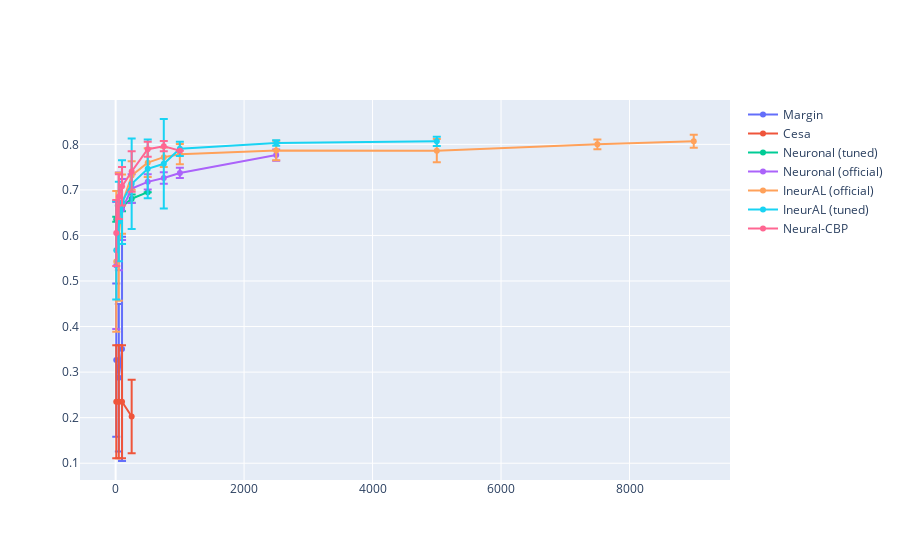
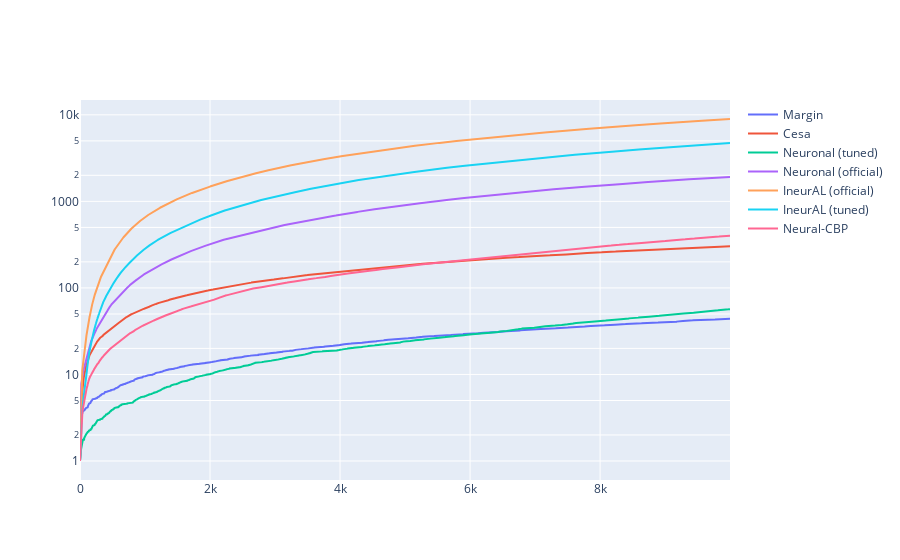

The notebook cell these images were saved under, in order:
### Code cell
import plotly.graph_objects as go

dataset = 'MagicTelescope'
approaches = ['Margin', 'Cesa', 'Neuronal (tuned)', 'Neuronal (official)', 'IneurAL (official)', 'IneurAL (tuned)', 'Neural-CBP']
thresholds = ['f1_10', 'f1_50', 'f1_100', 'f1_250', 'f1_500', 'f1_750', 'f1_1000', 'f1_2500', 'f1_5000', 'f1_7500', 'f1_9000']

fig = go.Figure()
for approach in approaches:
    mean_values = [] 
    std_values = []    
    for threshold in thresholds:
        mean_value = df_mean[(df_mean['Dataset'] == dataset) & (df_mean['Approach'] == approach)][threshold].values[0]
        mean_values.append(mean_value)

        std_value = df_std[(df_std['Dataset'] == dataset) & (df_std['Approach'] == approach)][threshold].values[0]
        std_values.append(std_value)

    fig.add_trace(go.Scatter(
        x=[10, 50, 100, 250, 500, 750, 1000, 2500, 5000, 7500, 9000], 
        y=mean_values,
        error_y=dict( type='data',  array=std_values, visible=True),
        line=dict(dash='solid'),
        name=approach  # Sets the name for each trace
    )) 

fig.show()


fig2 = go.Figure()
for approach in approaches:
    mean_values = [] 
    std_values = []    
    
    explo_value = explo_final['MLP'][dataset][approach]
    # print(len(explo_value))

        # std_value = df_std[(df_std['Dataset'] == dataset) & (df_std['Approach'] == approach)][threshold].values[0]
        # std_values.append(std_value)

    fig2.add_trace(go.Scatter(
        x=np.arange(0,horizon,1).tolist(), 
        y=explo_value,
        # error_y=dict( type='data',  array=std_values, visible=True),
        line=dict(dash='solid'),
        name=approach  # Sets the name for each trace
    )) 

fig2.update_yaxes( type="log" )

fig2.show()

### Figure 1 — Plotly figure (JSON) as saved in the notebook; plotly's stock layout.template omitted (floating-point values rounded to 4 significant figures)
{"data": [{"error_y": {"array": [0.1684, 0.162, 0.246, null, null, null, null, null, null, null, null], "type": "data", "visible": true}, "line": {"dash": "solid"}, "name": "Margin", "type": "scatter", "x": [10, 50, 100, 250, 500, 750, 1000, 2500, 5000, 7500, 9000], "y": [0.3263, 0.2875, 0.3509, null, null, null, null, null, null, null, null]}, {"error_y": {"array": [0.124, 0.124, 0.124, 0.08072, null, null, null, null, null, null, null], "type": "data", "visible": true}, "line": {"dash": "solid"}, "name": "Cesa", "type": "scatter", "x": [10, 50, 100, 250, 500, 750, 1000, 2500, 5000, 7500, 9000], "y": [0.235, 0.235, 0.235, 0.2024, null, null, null, null, null, null, null]}, {"error_y": {"array": [0.00536, 0.01368, 0.01008, 0.008961, null, null, null, null, null, null, null], "type": "data", "visible": true}, "line": {"dash": "solid"}, "name": "Neuronal (tuned)", "type": "scatter", "x": [10, 50, 100, 250, 500, 750, 1000, 2500, 5000, 7500, 9000], "y": [0.6355, 0.652, 0.6633, 0.6807, 0.6951, null, null, null, null, null, null]}, {"error_y": {"array": [0.1394, 0.1074, 0.06703, 0.0317, 0.01674, 0.01265, 0.01134, 0.01222, null, null, null], "type": "data", "visible": true}, "line": {"dash": "solid"}, "name": "Neuronal (official)", "type": "scatter", "x": [10, 50, 100, 250, 500, 750, 1000, 2500, 5000, 7500, 9000], "y": [0.534, 0.6309, 0.6568, 0.7028, 0.7177, 0.7261, 0.7372, 0.7765, null, null, null]}, {"error_y": {"array": [0.1547, 0.1405, 0.06487, 0.03121, 0.03178, 0.02138, 0.0222, 0.02123, 0.02558, 0.01056, 0.0144], "type": "data", "visible": true}, "line": {"dash": "solid"}, "name": "IneurAL (official)", "type": "scatter", "x": [10, 50, 100, 250, 500, 750, 1000, 2500, 5000, 7500, 9000], "y": [0.543, 0.5972, 0.6688, 0.7315, 0.7599, 0.7719, 0.7783, 0.7864, 0.7861, 0.8, 0.8069]}, {"error_y": {"array": [0.1078, 0.08715, 0.09173, 0.09916, 0.06431, 0.09835, 0.01573, 0.006163, 0.01023, null, null], "type": "data", "visible": true}, "line": {"dash": "solid"}, "name": "IneurAL (tuned)", "type": "scatter", "x": [10, 50, 100, 250, 500, 750, 1000, 2500, 5000, 7500, 9000], "y": [0.5674, 0.6307, 0.6732, 0.7134, 0.7462, 0.7573, 0.7901, 0.8029, 0.8067, null, null]}, {"error_y": {"array": [0.07228, 0.04916, 0.04228, 0.04461, 0.01652, 0.01137, null, null, null, null, null], "type": "data", "visible": true}, "line": {"dash": "solid"}, "name": "Neural-CBP", "type": "scatter", "x": [10, 50, 100, 250, 500, 750, 1000, 2500, 5000, 7500, 9000], "y": [0.6054, 0.6851, 0.7078, 0.7405, 0.7893, 0.796, 0.7862, null, null, null, null]}], "layout": {}}

### Figure 2 — Plotly figure (JSON) as saved in the notebook; plotly's stock layout.template omitted (floating-point values rounded to 4 significant figures; data arrays with more than 128 entries replaced by an {"elided": "..."} marker saying what was removed)
{"data": [{"line": {"dash": "solid"}, "name": "Margin", "type": "scatter", "x": {"elided": "9999 int values"}, "y": {"elided": "9999 float values"}}, {"line": {"dash": "solid"}, "name": "Cesa", "type": "scatter", "x": {"elided": "9999 int values"}, "y": {"elided": "9999 float values"}}, {"line": {"dash": "solid"}, "name": "Neuronal (tuned)", "type": "scatter", "x": {"elided": "9999 int values"}, "y": {"elided": "9999 float values"}}, {"line": {"dash": "solid"}, "name": "Neuronal (official)", "type": "scatter", "x": {"elided": "9999 int values"}, "y": {"elided": "9999 float values"}}, {"line": {"dash": "solid"}, "name": "IneurAL (official)", "type": "scatter", "x": {"elided": "9999 int values"}, "y": {"elided": "9999 float values"}}, {"line": {"dash": "solid"}, "name": "IneurAL (tuned)", "type": "scatter", "x": {"elided": "9999 int values"}, "y": {"elided": "9999 float values"}}, {"line": {"dash": "solid"}, "name": "Neural-CBP", "type": "scatter", "x": {"elided": "9999 int values"}, "y": {"elided": "9999 float values"}}], "layout": {"yaxis": {"type": "log"}}}
